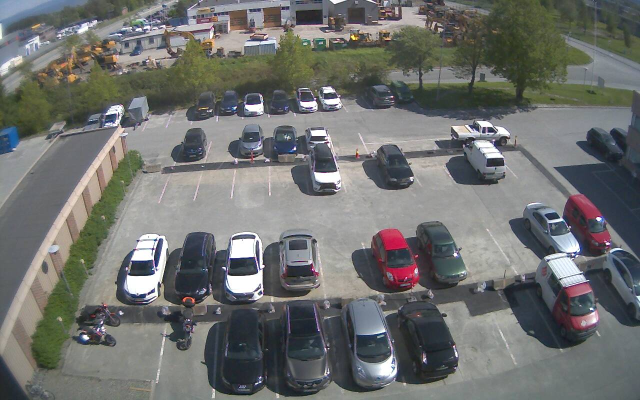
#> input picture original/2020-06-05_17.00_no.jpg, 1280 x 800 px (shown at 1/2 size)
$ python sample.py
#> lines starting #> are read from the running program, lines starting #| are printed output that depends on the picture
import matplotlib.pyplot as plt
import matplotlib.image as mpimg
import numpy as np
import pickle
import cv2

# path = 'original/2020-06-05_17.00_no.jpg'
# image = mpimg.imread(path)
# ax = plt.gca()
# ax.set_xticks(np.arange(0, 1280, 50));
# ax.set_yticks(np.arange(0, 800, 50));
# ax.set_xticklabels(np.arange(0, 1280, 50));
# ax.set_yticklabels(np.arange(0, 800, 50));
# plt.imshow(image)
# #plt.setp(plt.gca(), autoscale_on=False)
# plt.show()


path = r'original/2020-06-05_17.00_no.jpg'
img = cv2.imread(path)
#> img is the input picture: shape (800, 1280, 3); mean B, G, R 110.5, 112.4, 110.9

# cv2.imshow('sample', img)
crop_img = img[600:800, 550:600]
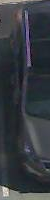
#> crop_img: shape (200, 50, 3); mean B, G, R 64.3, 58.6, 54.3
cv2.imshow("cropped", crop_img)
cv2.waitKey(0)
# [7 lines of commented-out code are left out]
